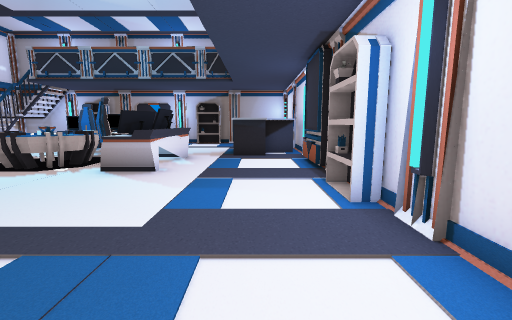
view 1 (above)

15 first-person views from a walk through a Unity game level. The camera is 1.4 m above the floor, tilts 8° down and sees 90° across. The floor is counted in squares, 1 m on a side. Each view is taken from the middle of a square. On the plan, view 1 faces up. The plan holds only what a view shows up to about 13 squares ahead; the rest is blank. Some animated figures are not drawn. Some surface patterns are stand-ins.

view 2
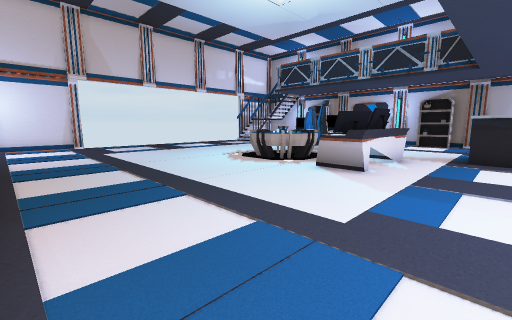

view 3
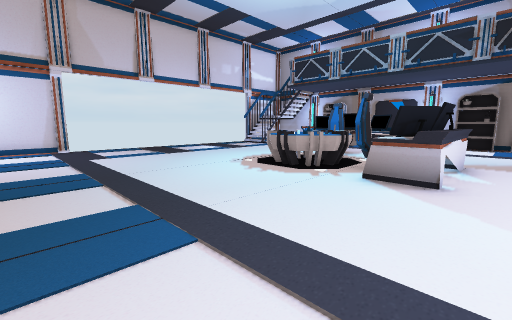

view 4
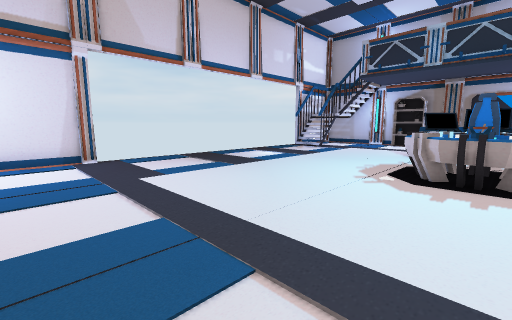

view 5
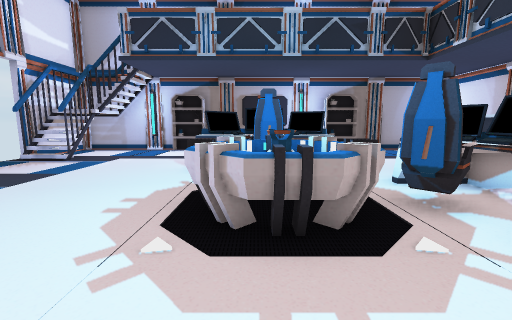

view 6
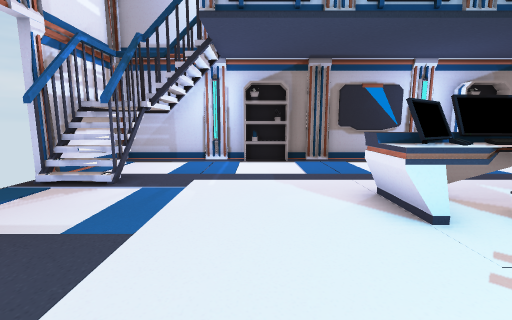

view 7
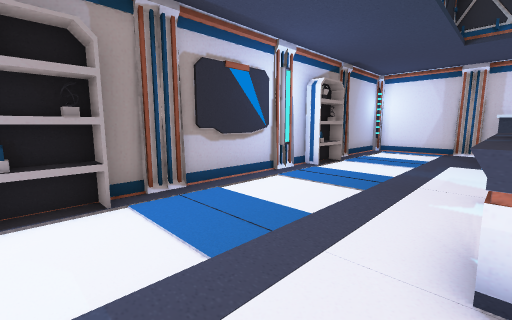

view 8
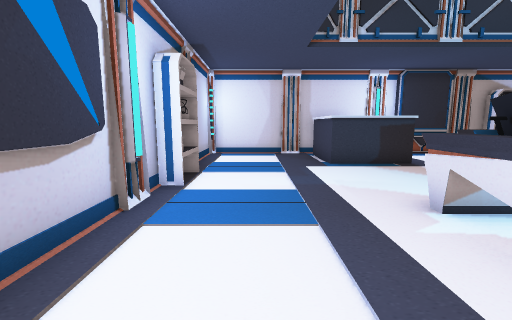

view 9
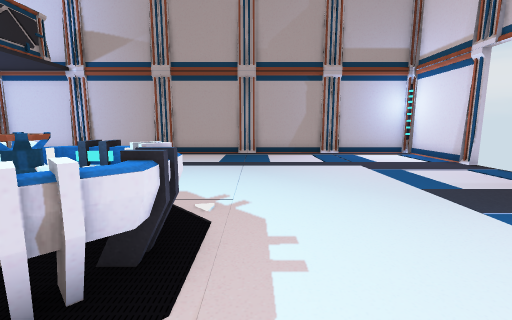

view 10
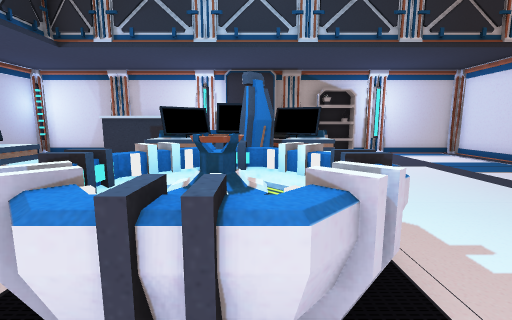

view 11
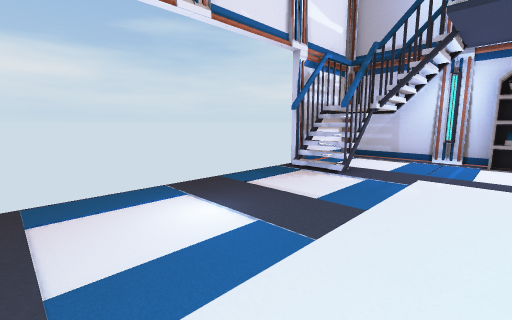

view 12
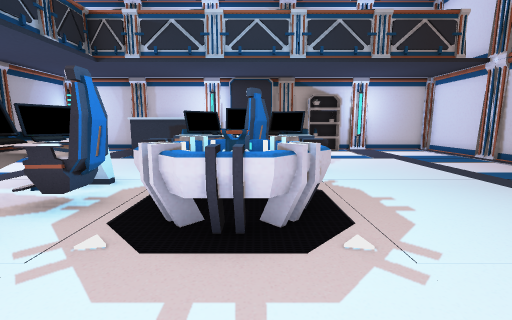

view 13
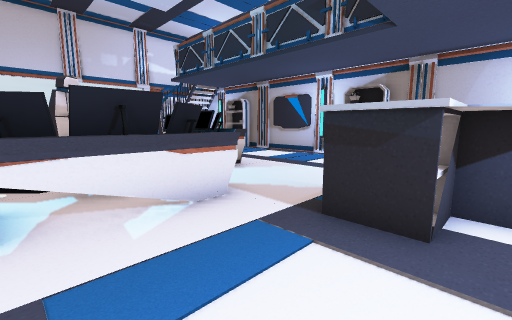

view 14
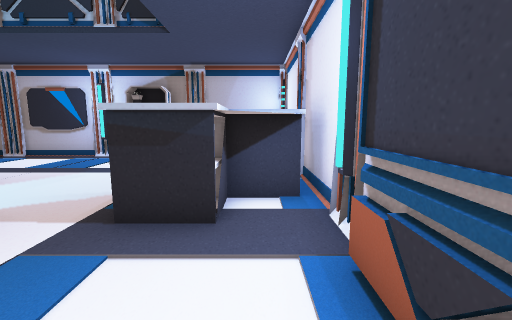

view 15
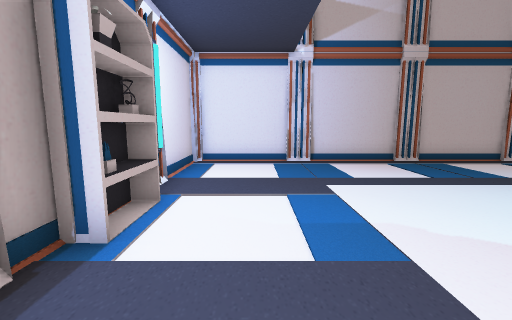

### Floor plan
Key: @ floor where view 1 was taken; # wall or solid block; x gap in a wall; . floor; / step, stairs or slope; = window, fence, low wall or low ledge; ^ raised ledge; v drop or lower ground; E desk; S shelf; O other object.
Columns run from 18 left of view 1 to 3 right of it. Each row starts with its distance up from view 1.
 19 ######S########S######
 18 #....................#
 17 ##v..................#
 16 ##/x.................#
 15 ##//................##
 14  .......EEEEE....OOO#
 13  .......EEEEE....OOO#
 12  .........^#.....OOO#
 11  .........^^..EE....#
 10  ........^^^^=EE....#
  9  ........^^^^#EE....#
  8  ........#^^#.EE....#
  7  ...................#
  6  ...................S
  5  ...................S
  4  ....................#
  3 #....................#
  2 #....................#
  1 #....................#
  0 #.................@..#
 -1 ######################

Where each view was taken, in squares from view 1:
view 1: 0 up, 0 right, facing up
view 2: 0 up, 0 right, facing up-left
view 3: 1 up, 2 left, facing up-left
view 4: 1 up, 7 left, facing up-left
view 5: 5 up, 8 left, facing up
view 6: 9 up, 12 left, facing up
view 7: 14 up, 12 left, facing up-right
view 8: 17 up, 10 left, facing right
view 9: 12 up, 10 left, facing down
view 10: 9 up, 10 left, facing right
view 11: 8 up, 12 left, facing up-left
view 12: 9 up, 12 left, facing right
view 13: 8 up, 1 right, facing up-left
view 14: 8 up, 1 right, facing up
view 15: 9 up, 0 right, facing down
